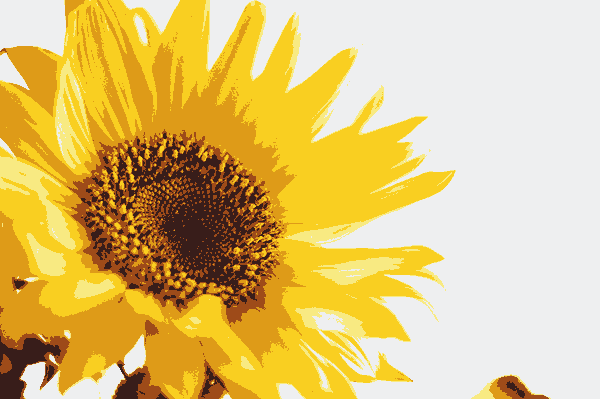
#> input picture K_6_sunflower.png, 600 x 399 px
$ python simulate.py
#> lines starting #> are read from the running program, lines starting #| are printed output that depends on the picture
# simulate.py
#################### problems
# sunflower.png

import os
import cv2 as cv
import numpy as np
from matplotlib import pyplot as plt

class SimulateImg():
    def __init__(self, name, K): # k_means name
#> called with name = 'K_6_sunflower.png', K = 6
        self.name = name
        self.K = K
        self.K_img = cv.imread(name)
#> self.K_img is the input picture: shape (399, 600, 3); mean B, G, R 122.8, 195.2, 223.3
        self.size = self.K_img.shape
#> self.size = (399, 600, 3)
#| shape:  (399, 600, 3)
        self.sequence_color = []

    def ColorSequence(self):
        # gen coloring sequence -> light to deep
        # save each sequence color
        color_r = []
        color_g = []
        color_b = []
        color_total = []
        #save k number of color in k means img
        for x in range(0, self.size[0]):
            for y in range(0, self.size[1]):
                tmp_r = self.K_img[x, y, 0]
                tmp_g = self.K_img[x, y, 1]
                tmp_b = self.K_img[x, y, 2]
                if (tmp_r not in color_r):
                    color_r.append(tmp_r)
                    color_b.append(tmp_b)
                    color_g.append(tmp_g)
                    tmp_total = int(tmp_r) + int(tmp_g) + int(tmp_b)
                    color_total.append(tmp_total)
                else:
                    if (tmp_g not in color_g):
                        color_r.append(tmp_r)
                        color_b.append(tmp_b)
                        color_g.append(tmp_g)
                        tmp_total = int(tmp_r) + int(tmp_g) + int(tmp_b)
                        color_total.append(tmp_total)
                    else:
                        if (tmp_b not in color_b):
                            color_r.append(tmp_r)
                            color_b.append(tmp_b)
                            color_g.append(tmp_g)
                            tmp_total = int(tmp_r) + int(tmp_g) + int(tmp_b)
                            color_total.append(tmp_total)
                        else:
                            tmp_r_index = color_r.index(tmp_r)
                            tmp_g_index = color_g.index(tmp_g)
                            tmp_b_index = color_b.index(tmp_b)
                            if (tmp_r_index == tmp_g_index == tmp_b_index):
                                pass
                            else:
                                color_r.append(tmp_r)
                                color_b.append(tmp_b)
                                color_g.append(tmp_g)
                                tmp_total = int(tmp_r) + int(tmp_g) + int(tmp_b)
                                color_total.append(tmp_total)
#> after the loop, color_b = [238, 248, 222, 249, 158, 56]; color_g = [239, 234, 155, 207, 75, 29]; color_r = [240, 130, 24, 33, 25, 26]; color_total = [717, 612, 401, 489, 258, 111]
        # [4 lines of commented-out code are left out]

        for i in range(0, self.K):
            symbol_color = np.zeros((100, 100, 3))
            lightest_color = max(color_total)
            lightest_index = color_total.index(lightest_color)
            r, g, b = color_r[lightest_index], color_g[lightest_index], color_b[lightest_index]
            print (r, g, b)
            self.sequence_color.append((r, g, b))
            for m in range(0, 100):
                for n in range(0, 100):
                    symbol_color[m, n, 0] = r
                    symbol_color[m, n, 1] = g
                    symbol_color[m, n, 2] = b
            save_name = "./sequence/" + str(i) + ".png"
            cv.imwrite(save_name, symbol_color)
            del color_total[lightest_index]
            del color_r[lightest_index]
            del color_g[lightest_index]
            del color_b[lightest_index]
#> this loop made 6 passes
#> (lightest_color, lightest_index, r, g, b) on passes 1 to 6: (717, 0, 240, 239, 238), (612, 0, 130, 234, 248), (489, 1, 33, 207, 249), (401, 0, 24, 155, 222), (258, 0, 25, 75, 158), (111, 0, 26, 29, 56)
#| 240 239 238
#| 130 234 248
#| 33 207 249
#| 24 155 222
#| 25 75 158
#| 26 29 56
#> pass 2, in ColorSequence, `cv.imwrite(save_name, symbol_color)`:
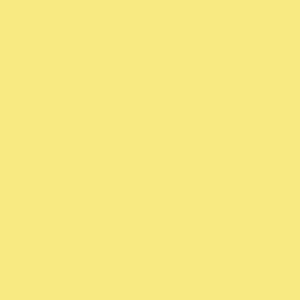
#> saved as 1.png: shape (100, 100, 3) (shown 3 times larger); mean B, G, R 130, 234, 248
#> after the loop:
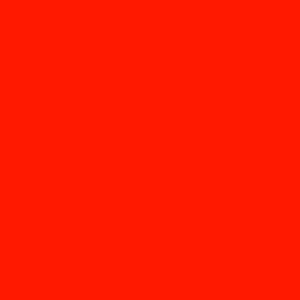
#> symbol_color: shape (100, 100, 3) float64 (shown 3 times larger); mean of channels 0, 1, 2 26, 29, 56; drawn with min black and max white
#> after the loop, self.sequence_color = [(240, 239, 238), (130, 234, 248), (33, 207, 249), (24, 155, 222), (25, 75, 158), (26, 29, 56)]
            # [8 lines of commented-out code are left out]
        print ("sequence color: ", self.sequence_color)
#| sequence color:  [(240, 239, 238), (130, 234, 248), (33, 207, 249), (24, 155, 222), (25, 75, 158), (26, 29, 56)]

    def Monitor(self):
        monitor_img = np.zeros(self.size)
        # black array to white
        for x in range(0, self.size[0]):
            for y in range(0, self.size[1]):
                monitor_img[x, y, 0] = monitor_img[x, y, 1] = monitor_img[x, y, 2] = 255
#> monitor_img: shape (399, 600, 3) float64; every value is 255
        # simulate coloring step by step
        for i in range(0, self.K):
            for j in range(0, self.size[0]):
                for k in range(0, self.size[1]):
                    #print (i, j, k)
                    if (self.K_img[j, k, 0] == self.sequence_color[i][0]):
                        if (self.K_img[j, k, 1] == self.sequence_color[i][1]):
                            if (self.K_img[j, k, 2] == self.sequence_color[i][2]):
                                monitor_img[j, k, 0] = self.sequence_color[i][0]
                                monitor_img[j, k, 1] = self.sequence_color[i][1]
                                monitor_img[j, k, 2] = self.sequence_color[i][2]
            save_name = "monitor_pic/" + str(i) + ".png"
            cv.imwrite(save_name, monitor_img)
#> this loop made 6 passes
#> pass 1, in Monitor, `cv.imwrite(save_name, monitor_img)`:
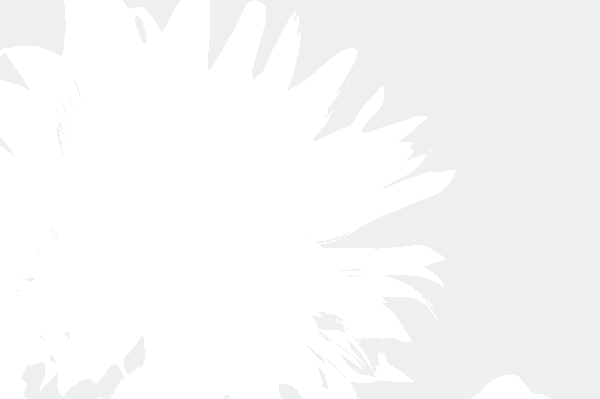
#> saved as 0.png: shape (399, 600, 3); mean B, G, R 248.7, 248.3, 247.9
#> pass 2, in Monitor, `cv.imwrite(save_name, monitor_img)`:
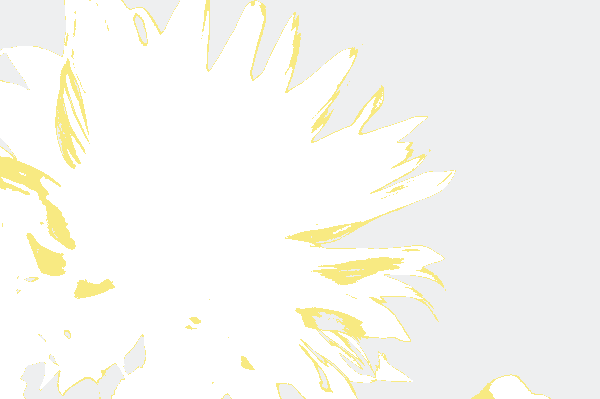
#> saved as 1.png: shape (399, 600, 3); mean B, G, R 242, 247.2, 247.5

    def printf(self):
        print ("img name: ", self.name)
        print ("K means: ", self.K)
        print ("shape: ", self.size)


if __name__ == "__main__":
    new = SimulateImg("K_6_sunflower.png", 6)
    new.printf()
    new.ColorSequence()
    new.Monitor()
    new.printf()
#| shape:  (399, 600, 3)
